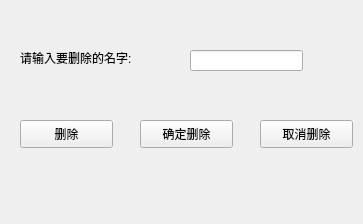
<?xml version="1.0" encoding="UTF-8"?>
<ui version="4.0">
 <class>Widget</class>
 <widget class="QWidget" name="Widget">
  <property name="geometry">
   <rect>
    <x>0</x>
    <y>0</y>
    <width>363</width>
    <height>224</height>
   </rect>
  </property>
  <property name="windowTitle">
   <string>Widget</string>
  </property>
  <widget class="QLineEdit" name="lineEdit">
   <property name="geometry">
    <rect>
     <x>190</x>
     <y>50</y>
     <width>113</width>
     <height>21</height>
    </rect>
   </property>
  </widget>
  <widget class="QLabel" name="label">
   <property name="geometry">
    <rect>
     <x>20</x>
     <y>50</y>
     <width>151</width>
     <height>16</height>
    </rect>
   </property>
   <property name="text">
    <string>请输入要删除的名字:</string>
   </property>
  </widget>
  <widget class="QPushButton" name="buttonDel">
   <property name="geometry">
    <rect>
     <x>20</x>
     <y>120</y>
     <width>93</width>
     <height>28</height>
    </rect>
   </property>
   <property name="text">
    <string>删除</string>
   </property>
  </widget>
  <widget class="QPushButton" name="buttonSure">
   <property name="geometry">
    <rect>
     <x>140</x>
     <y>120</y>
     <width>93</width>
     <height>28</height>
    </rect>
   </property>
   <property name="text">
    <string>确定删除</string>
   </property>
  </widget>
  <widget class="QPushButton" name="buttonCancel">
   <property name="geometry">
    <rect>
     <x>260</x>
     <y>120</y>
     <width>93</width>
     <height>28</height>
    </rect>
   </property>
   <property name="text">
    <string>取消删除</string>
   </property>
  </widget>
 </widget>
 <layoutdefault spacing="6" margin="11"/>
 <resources/>
 <connections/>
</ui>
